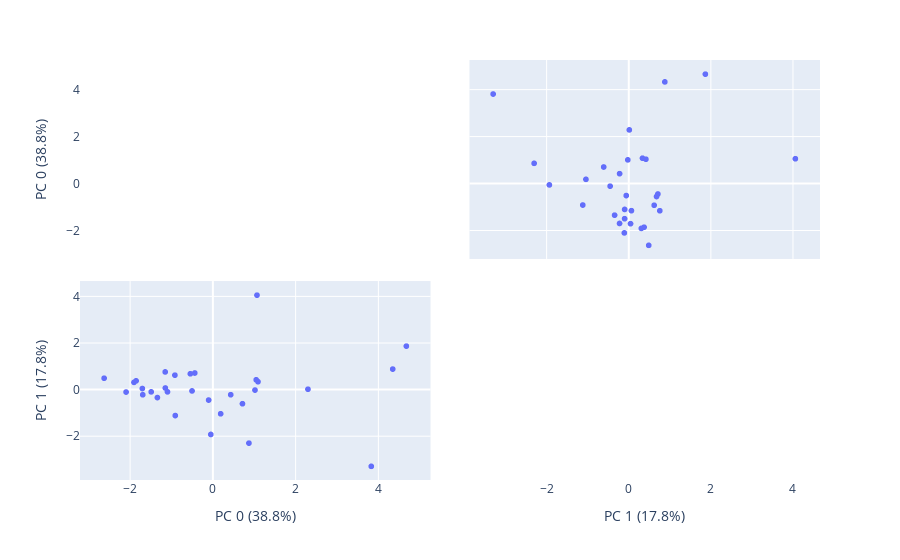

Source (notebook cell):
### Code cell
pca = PCA()
components = pca.fit_transform(df_normalized)
labels = {
    str(i): f"PC {i} ({var:.1f}%)"
    for i, var in enumerate(pca.explained_variance_ratio_ * 100)
}

fig = px.scatter_matrix(
    components,
    labels=labels,
    dimensions=range(2)
)
fig.update_traces(diagonal_visible=False)

### Figure 1 — Plotly figure (JSON) as saved in the notebook; plotly's stock layout.template omitted (floating-point values rounded to 4 significant figures)
{"data": [{"diagonal": {"visible": false}, "dimensions": [{"axis": {"matches": true}, "label": "PC 0 (38.8%)", "values": [-0.9088, 1.047, -1.34, 1.019, -1.097, -0.1023, -1.856, 2.299, -0.9178, 1.067, 1.091, -1.491, 4.677, 0.1881, -1.153, -1.149, -0.5449, -0.5041, 3.829, 4.347, 0.8716, -1.695, 0.4314, -2.098, -2.629, 0.7153, -0.04961, -0.4373, -1.906, -1.704]}, {"axis": {"matches": true}, "label": "PC 1 (17.8%)", "values": [-1.109, 0.4295, -0.3335, -0.01133, -0.08937, -0.4421, 0.3852, 0.02536, 0.6302, 4.07, 0.3468, -0.08962, 1.878, -1.032, 0.7684, 0.07687, 0.6886, -0.04963, -3.292, 0.8905, -2.293, -0.2129, -0.2116, -0.09581, 0.4977, -0.5991, -1.922, 0.7218, 0.3185, 0.05454]}], "hovertemplate": "%{xaxis.title.text}=%{x}<br>%{yaxis.title.text}=%{y}<extra></extra>", "legendgroup": "", "marker": {"color": "#636efa", "symbol": "circle"}, "name": "", "showlegend": false, "type": "splom"}], "layout": {"dragmode": "select", "legend": {"tracegroupgap": 0}, "margin": {"t": 60}}}
